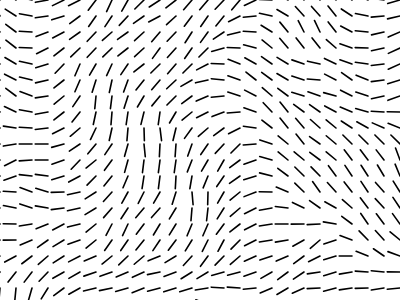
Frame 1 (no input)
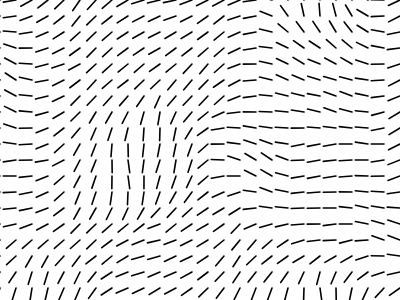
Frame 60 (no input)
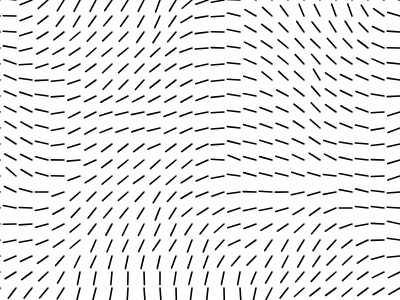
Frame 120 (the mouse pressed at the canvas centre since frame 60)

The p5.js sketch that drew these frames (run headless with seeded random() and noise() and a simulated clock; from frame 60 on, the mouse is pressed at the canvas centre):

// p5.js sketch
// ── sketch.js
function setup(){createCanvas(0x190,0x12c),colorMode(HSB);}function draw(){background(0xde);let _0x5d76b4=0x14;for(let _0x5443fc=0x0;_0x5443fc<0x320;_0x5443fc+=_0x5d76b4)for(let _0x464521=0x0;_0x464521<0x258;_0x464521+=_0x5d76b4){scale(0.8),translate(_0x5443fc,_0x464521);let _0x5c1d9=noise(_0x5443fc*0.005,_0x464521*0.005,frameCount*0.01),_0x436727=_0x5c1d9*TWO_PI;strokeWeight(0x2),rotate(_0x436727),line(0x0,0x0,+_0x5d76b4*0.8,0x0),resetMatrix();}}
